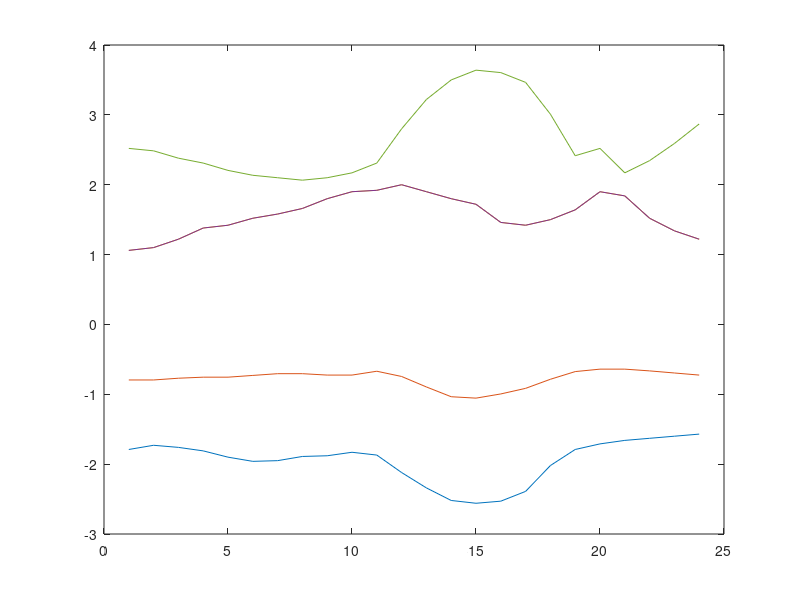
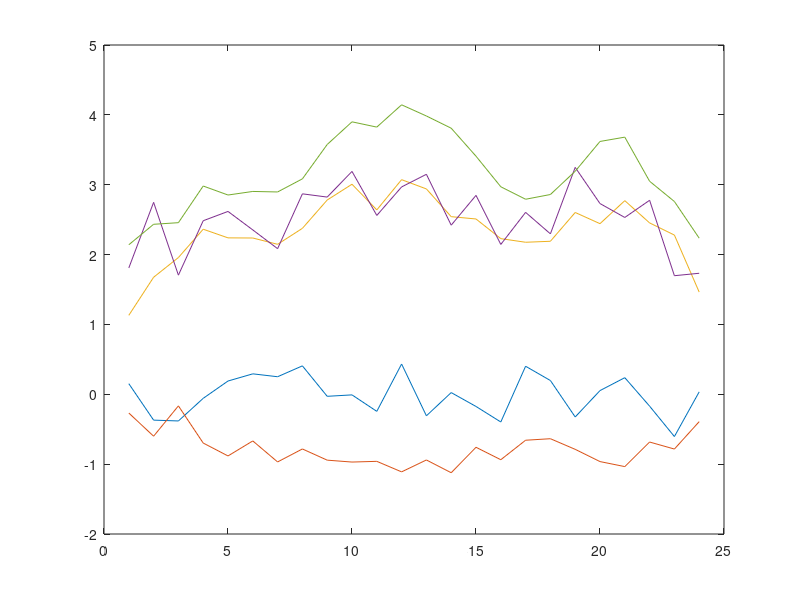

Here is the MATLAB script that generated these plots, in order: (Note: this script raises an error after producing the figures.)
%% General parameter
close all
error = 1e-8;

Num_t = 24;

Num_m = 30;

m_C = 0.01;
% m_C = 0.2;
m_sigma = 1; %



delta = 0.95; %
% delta = 0.85;
xi = delta; %

Gamma_T = sqrt(Num_t*(1-delta)*(1+Num_t-Num_t*xi)/(1-xi));

%% Parameter for generator

Num_i = 3;

rho = [30;35;25]*ones(1,Num_t); % dollar/1 MW
rhop = rho;
rhon = [0;0;0]*ones(1,Num_t);
gammap = [0;0;1]*ones(1,Num_t);
gamman = [0;0;1]*ones(1,Num_t);

p_max = [3;2;6]; % MW
% p_min = [0.9;0.6;1.8];
p_min = [1;0.8;2];
r_max = 0.5 * p_max; % reserve
R_max = 0.5 * p_max; % ramp

penalty_shedding = 100; %

%% Parameter for prosumer

Num_j = 5;
d_mean = zeros(5,24);
d_mean(1,:) = (-1)*[0.79,0.73,0.76,0.81,0.90,0.96,0.95,0.89,0.88,0.83,0.87,1.12,...
    1.34,1.52,1.56,1.53,1.39,1.02,0.79,0.71,0.66,0.63,0.60,0.57]-1;
d_mean(2,:) = (-0.5)*[0.59,0.59,0.54,0.51,0.51,0.46,0.41,0.41,0.45,0.45,0.34,0.49,...
    0.79,1.07,1.11,0.99,0.83,0.57,0.35,0.28,0.28,0.33,0.39,0.45]-0.5;
d_mean(3,:) = 2*[0.53,0.55,0.61,0.69,0.71,0.76,0.79,0.83,0.90,0.95,0.96,1.00,...
    0.95,0.90,0.86,0.73,0.71,0.75,0.82,0.95,0.92,0.76,0.67,0.61];
d_mean(4,:) = 2*[0.53,0.55,0.61,0.69,0.71,0.76,0.79,0.83,0.90,0.95,0.96,1.00,...
    0.95,0.90,0.86,0.73,0.71,0.75,0.82,0.95,0.92,0.76,0.67,0.61];
d_mean(5,:) = 3.5*[0.72,0.71,0.68,0.66,0.63,0.61,0.60,0.59,0.60,0.62,0.66,0.80,...
    0.92,1.00,1.04,1.03,0.99,0.86,0.69,0.72,0.62,0.67,0.74,0.82];
figure;
plot(d_mean');
% sigma_2D = [0.04; 0.03; 0.01; 0.04; 0.01];
sigma_2D = [0.08; 0.02; 0.04; 0.09; 0.01];
% sigma_2D = sigma_2D*0.2;
% d_real = normrnd(d_mean,sqrt(sigma_2D)*ones(1,Num_t));
% d_real(1,d_real(1,:)>0) = 0;
% d_real(2,d_real(2,:)>0) = 0;
% save('d_real.mat','d_real');
load('d_real.mat','d_real');
figure;
plot(d_real');
sigma_D = sqrt(sigma_2D);
Gamma_S = sqrt(Num_j*(1-delta)*(1+Num_j-Num_j*xi)/(1-xi));

%% Parameter for power system

mpc = loadcase('case5.m');

% Bus
[Nbus,~] = size(mpc.bus);
PD = [1.5;1.8;0;0;0] * ones(1, 24); % P demand

% Branch
Ibranch = mpc.branch(:, 1: 2); % branch: from bus, to bus
[Nbranch, ~] = size(Ibranch);
BR_R = mpc.branch(:, 3);
BR_X = mpc.branch(:, 4);
Gbranch = BR_R ./ (BR_R .* BR_R + BR_X .* BR_X);
Bbranch = - BR_X ./ (BR_R .* BR_R + BR_X .* BR_X);
% Sbranch = mpc.branch(:, 6) / mpc.baseMVA; % branch capacity
Sbranch = 10 * ones(size(Gbranch)); %
Sbranch(1) = 4; Sbranch(6) = 2.4;
IFrom = zeros(Nbranch, Nbus);
ITo = zeros(Nbranch, Nbus);
for i = 1: Nbranch
    IFrom(i, Ibranch(i, 1)) = 1;
    ITo(i, Ibranch(i, 2)) = 1;
end
PTDF = zeros(Nbranch+Nbus-1,Nbus);
Arel = IFrom(:,2:Nbus)-ITo(:,2:Nbus);
Mrel = [Arel',zeros(Nbus-1,Nbus-1);diag(BR_X),Arel];
for i = 2:Nbus
    erel = zeros(Nbranch+Nbus-1,1);
    erel(i-1) = 1;
    PTDF(:,i) = Mrel\erel;
end
PTDF = PTDF(1:Nbranch,:);

% Generator
Igen = [3; 4; 5];
assert(length(Igen) == Num_i);
Igenbus = zeros(Num_i,Nbus);
for i = 1: Num_i
    Igenbus(i, Igen(i)) = 1;
end

% Prosumer
Ipro = [1; 2; 3; 4; 5];
assert(length(Ipro) == Num_j);
Iprobus = zeros(Num_j,Nbus);
for j = 1: Num_j
    Iprobus(j, Ipro(j)) = 1;
end

%% Parameter for computation

eta_lower = -1000;
M = 1e6;
TOL = 10;
m_penalty = 1e6;

%% Parameter for linearization

C_m = zeros(Num_j,Num_m);
d_h_m = zeros(Num_j,Num_m);
tau_m = zeros(Num_j,Num_m);
sigma_m = zeros(Num_j,Num_m);
d_e_n = zeros(Num_j,Num_m,Num_t);
for j = 1: Num_j
    tau_m(j,:) = linspace(0.001,0.999,Num_m);
    sigma_m(j,:) = sqrt(sigma_2D(j)./tau_m(j,:)-sigma_2D(j));
    C_m(j,:) = m_C./power(sigma_m(j,:),2);

    d_h_m(j,:) = sqrt(tau_m(j,:).*(1-tau_m(j,:)).*(sigma_2D(j)+power(sigma_m(j,:),2))/(1-delta));
    for t = 1: Num_t
        d_e_n(j,:,t) = (1-tau_m(j,:))*d_mean(j,t)+tau_m(j,:).*(d_real(j,t)+m_sigma*sigma_m(j,:));
    end
end
sigma_mn = zeros(Num_m,Num_m,Num_j,Num_t);
for t = 1: Num_t
    for j = 1: Num_j
        for m = 1: Num_m
            for n = 1: Num_m
                sigma_mn(m,n,j,t) = C_m(j,m)+m_penalty*power(d_e_n(j,n,t)-(1-tau_m(j,m))*d_mean(j,t)-tau_m(j,m)*(d_real(j,t)+m_sigma*sigma_m(j,m)),2);
            end
        end
    end
end
